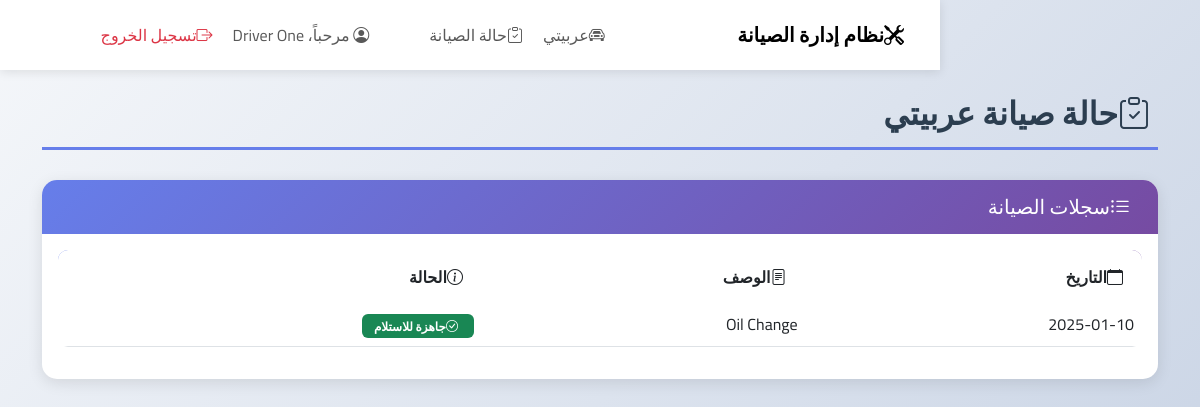
/driver/maintenance_status.php (signed in), run on the app's committed database.
### tables this page shows
CREATE TABLE `maintenance_record` (
  `maintenance_id` int(11) NOT NULL,
  `date` date NOT NULL,
  `description` text DEFAULT NULL,
  `cost` decimal(10,2) DEFAULT NULL,
  `kilometers` int(11) DEFAULT NULL,
  `vehicle_id` int(11) DEFAULT NULL,
  `center_id` int(11) DEFAULT NULL,
  `status` enum('pending','in_progress','done') DEFAULT 'pending'
);

### driver/maintenance_status.php (the view)
<?php include "../auth_driver.php"; include "../connection.php"; include "../partials/header.php"; include "../partials/navbar.php"; ?>
<div class="container mt-4">
  <h2 class="page-title">
    <i class="bi bi-clipboard-check me-2"></i>حالة صيانة عربيتي
  </h2>
  <?php
  $vehicle_id = $_SESSION['user']['vehicle_id'];
  $data = $conn->query("SELECT * FROM maintenance_record WHERE vehicle_id=$vehicle_id ORDER BY date DESC");
  ?>
  <div class="card">
    <div class="card-header">
      <h5 class="mb-0"><i class="bi bi-list-ul me-2"></i>سجلات الصيانة</h5>
    </div>
    <div class="card-body">
      <?php if ($data->num_rows == 0): ?>
        <div class="alert alert-info text-center">
          <i class="bi bi-inbox" style="font-size: 50px; display: block; margin-bottom: 15px;"></i>
          <p class="mb-0">لا توجد سجلات صيانة لعربيتك</p>
        </div>
      <?php else: ?>
        <div class="table-responsive">
          <table class="table table-hover">
            <thead>
              <tr>
                <th><i class="bi bi-calendar me-1"></i>التاريخ</th>
                <th><i class="bi bi-file-text me-1"></i>الوصف</th>
                <th><i class="bi bi-info-circle me-1"></i>الحالة</th>
              </tr>
            </thead>
            <tbody>
              <?php while($row = $data->fetch_assoc()): ?>
              <tr>
                <td><?= htmlspecialchars($row['date']) ?></td>
                <td><?= htmlspecialchars($row['description'] ?: 'لا يوجد وصف') ?></td>
                <td>
                  <?php if ($row['status'] == 'done'): ?>
                      <span class="badge bg-success"><i class="bi bi-check-circle me-1"></i>جاهزة للاستلام</span>
                  <?php elseif($row['status'] == 'in_progress'): ?>
                      <span class="badge bg-warning"><i class="bi bi-arrow-repeat me-1"></i>قيد الصيانة</span>
                  <?php else: ?>
                      <span class="badge bg-secondary"><i class="bi bi-clock-history me-1"></i>معلقة</span>
                  <?php endif; ?>
                </td>
              </tr>
              <?php endwhile; ?>
            </tbody>
          </table>
        </div>
      <?php endif; ?>
    </div>
  </div>
</div>
<?php include "../partials/footer.php"; ?>

### main.css (style rules this page uses)
* { font-family: 'Cairo', sans-serif; }
body { background: linear-gradient(135deg, #f5f7fa 0%, #c3cfe2 100%); min-height: 100vh; direction: rtl; }
.card { border: none; border-radius: 15px; box-shadow: 0 4px 15px rgba(0,0,0,0.1); margin-bottom: 25px; transition: all 0.3s; overflow: hidden; }
.card-header { background: linear-gradient(135deg, #667eea 0%, #764ba2 100%); color: white; border: none; padding: 15px 20px; font-weight: 600; }
.table { border-radius: 10px; overflow: hidden; }
.table thead { background: linear-gradient(135deg, #667eea 0%, #764ba2 100%); color: white; }
.table thead th { border: none; padding: 15px; font-weight: 600; }
.table tbody tr { transition: all 0.2s; }
.badge { padding: 6px 12px; border-radius: 6px; font-weight: 600; }
.page-title { color: #2c3e50; font-weight: 700; margin-bottom: 30px; padding-bottom: 15px; border-bottom: 3px solid #667eea; }

### data on the page
maintenance_record: date "2025-01-10", description "Oil Change", status "done" (drawn)

### other printed values
$user['name'] "Driver One"
